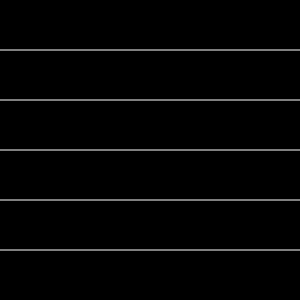
Frame 1 (no input)
Frame 60 (no input): identical to frame 1, image omitted
Frame 120 (the mouse pressed at the canvas centre since frame 60): identical to frame 1, image omitted

The p5.js sketch that drew this single still picture (run headless with seeded random() and noise() and a simulated clock; from frame 60 on, the mouse is pressed at the canvas centre):

// p5.js sketch
// ── sketch.js
function setup() {
  //make the window scale x = 300, y = 200
  createCanvas(300, 300);
}

function draw() {
  background(0);
  //distance of lines is 50 and 1st line point y = 50
  for(let y = 50; y < height; y += 50){
    //line color
    stroke(255);
    //draw line
    line(0, y, width, y);
  }
}
